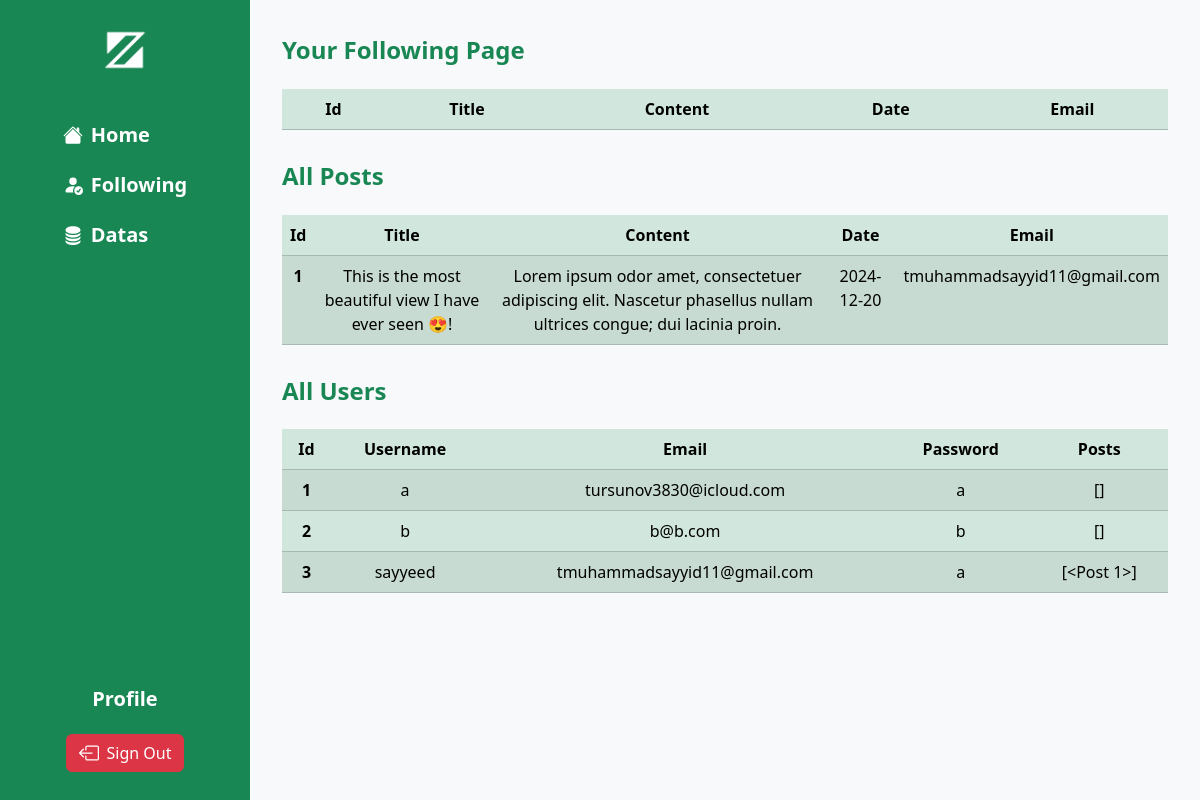
Screenshot of /datas (signed in) with the database file from the repository.
### app.py (models this page shows)
class Post(db.Model):
    id = db.Column(db.Integer, primary_key=True)
    picture = db.Column(db.String(), nullable=True)
    title = db.Column(db.String(), nullable=False)
    content = db.Column(db.Text, nullable=False)
    datetime = db.Column(db.Date, nullable=False)
    user_id = db.Column(db.Integer, db.ForeignKey('user.id'), nullable=False)

class User(db.Model):
    id = db.Column(db.Integer, primary_key=True)
    fname = db.Column(db.String(), nullable=False)
    sname = db.Column(db.String(), nullable=False)
    uname = db.Column(db.String(), nullable=False, unique=True)
    email = db.Column(db.String(), nullable=False, unique=True)
    pswd = db.Column(db.String(), nullable=False)
    posts = db.relationship('Post', backref='author', lazy=True)
    followers = db.relationship(
        'Follow',
        foreign_keys='Follow.followed_id',
        backref='followed_user',
        lazy='dynamic'
    )
    followed = db.relationship(
        'Follow',
        foreign_keys='Follow.follower_id',
        backref='follower_user',
        lazy='dynamic'
    )

### app.py (the view)
@app.route('/datas')
def datas():
    if 'user' in session:
        posts = Post.query.all()
        users = User.query.all()
        current_user = User.query.filter_by(id=session['user']).first()
        following = current_user.followed.all()
        followed_user_ids = [f.followed_id for f in following]
        following_posts = Post.query.filter(Post.user_id.in_(followed_user_ids)).all()
        print(current_user)
        print(following)
        print(following_posts)
        return render_template('datas.html', following=following, following_posts=following_posts, users=users, posts=posts)

### templates/datas.html (shortened to what this page needs)
{% extends 'index.html' %}
{% block home %}
    <div class="main-content">
        <div class="container">
            <div>
                <h3 class="fs-4 text-success fw-bolder py-3">Your Following Page</h3>
                <table class="text-center table table-success table-striped">
                    <thead>
                    <tr>
                        <th scope="col">Id</th>
                        <th scope="col">Title</th>
                        <th scope="col">Content</th>
                        <th scope="col">Date</th>
                        <th scope="col">Email</th>
                    </tr>
                    </thead>
                </table>
            </div>
            <div class="row">
                <div class="col">
                    <h3 class="fs-4 text-success fw-bolder py-3">All Posts</h3>
                    <table class="text-center table table-success table-striped">
                    <thead>
                    <tr>
                        <th scope="col">Id</th>
                        <th scope="col">Title</th>
                        <th scope="col">Content</th>
                        <th scope="col">Date</th>
                        <th scope="col">Email</th>
                    </tr>
                    </thead>
                    <tbody>
                    {% for post in posts %}
                        {% set author = users | selectattr('id', 'equalto', post.user_id) | first %}
                        <tr>
                            <th scope="row">{{ post.id }}</th>
                            <td>{{ post.title }}</td>
                            <td>{{ post.content }}</td>
                            <td>{{ post.datetime }}</td>
                            <td>{{ author.email }}</td>
                        </tr>
                    {% endfor %}
                </table>
                </div>
                <div class="col">
                    <h3 class="fs-4 text-success fw-bolder py-3">All Users</h3>
                <table class="text-center table table-success table-striped">
                    <thead>
                    <tr>
                        <th scope="col">Id</th>
                        <th scope="col">Username</th>
                        <th scope="col">Email</th>
                        <th scope="col">Password</th>
                        <th scope="col">Posts</th>
                    </tr>
                    </thead>
                    <tbody>
                    {% for user in users %}
                        <tr>
                            <th scope="row">{{ user.id }}</th>
                            <td>{{ user.uname }}</td>
                            <td>{{ user.email }}</td>
                            <td>{{ user.pswd }}</td>
                            <td>{{ user.posts }}</td>
                        </tr>
                    {% endfor %}
                </table>
                </div>
            </div>
        </div>
    </div>
{% endblock %}

### templates/index.html (shortened to what this page needs)
<!DOCTYPE html>
<html lang="en">
<head>
    <link rel="stylesheet" href="{{ url_for('static', filename='bootstrap/css/bootstrap.min.css') }}">
    <link rel="stylesheet" href="{{ url_for('static', filename='style.css') }}">
</head>
<body class="bg-success">
{% block content %}
    <div class="d-flex">
        <div class="sidebar">
            <a href="/"><img src="{{ url_for('static', filename='assets/logo.png') }}" alt="Logo"></a>
            <div class="d-flex flex-column align-items-start">
                <a href="/" class="text-white d-flex align-items-center gap-2 fs-5">
                    <span>Home</span>
                </a>
                <a href="/following" class="text-white d-flex align-items-center gap-2 fs-5">
                    Following
                </a>
                <a href="/datas" class="text-white d-flex align-items-center gap-2 fs-5">
                    Datas
                </a>
            </div>
            <a href="/edit-profile" class="text-white profile-link fs-5">Profile</a>
            <button onclick="window.location.href='/sign-out'"
                    class="mb-2 btn btn-danger d-flex align-items-center gap-2 fs-6">
                Sign Out
            </button>
        </div>
{% block home %}{% endblock %}
    </div>
{% endblock %}
</body>
</html>

### static/style.css (style rules this page uses)
html { scroll-behavior: smooth; }
.sidebar { width: 250px; height: 100vh; background-color: #198754; color: white; display: flex; flex-direction: column; align-items: center; padding: 20px 15px; position: fixed; top: 0; left: 0; }
.sidebar img { width: 60px; height: 60px; margin-bottom: 20px; }
.sidebar a { color: white; text-decoration: none; font-weight: bold; font-size: 1.1rem; margin-bottom: 20px; display: block; text-align: center; }
.sidebar .profile-link { margin-top: auto; font-size: 1rem; text-align: center; }
.main-content { margin-left: 250px; padding: 20px; background-color: #f8f9fa; width: calc(100% - 250px); min-height: 100vh; box-sizing: border-box; }

### rows the page displays
Post: id "1", title "This is the most beautiful view I have ever seen 😍!", content "Lorem ipsum odor amet, consectetuer adipiscing elit. Nascetur phasellus nullam ultrices congue; dui lacinia proin.", datetime "2024-12-20"
User: email "tmuhammadsayyid11@gmail.com", id "3", uname "sayyeed", pswd "a", posts "[<Post 1>]"
User: id "1", uname "a", email "tursunov3830@icloud.com", pswd "a", posts "[]"
User: id "2", uname "b", email "b@b.com", pswd "b", posts "[]"
